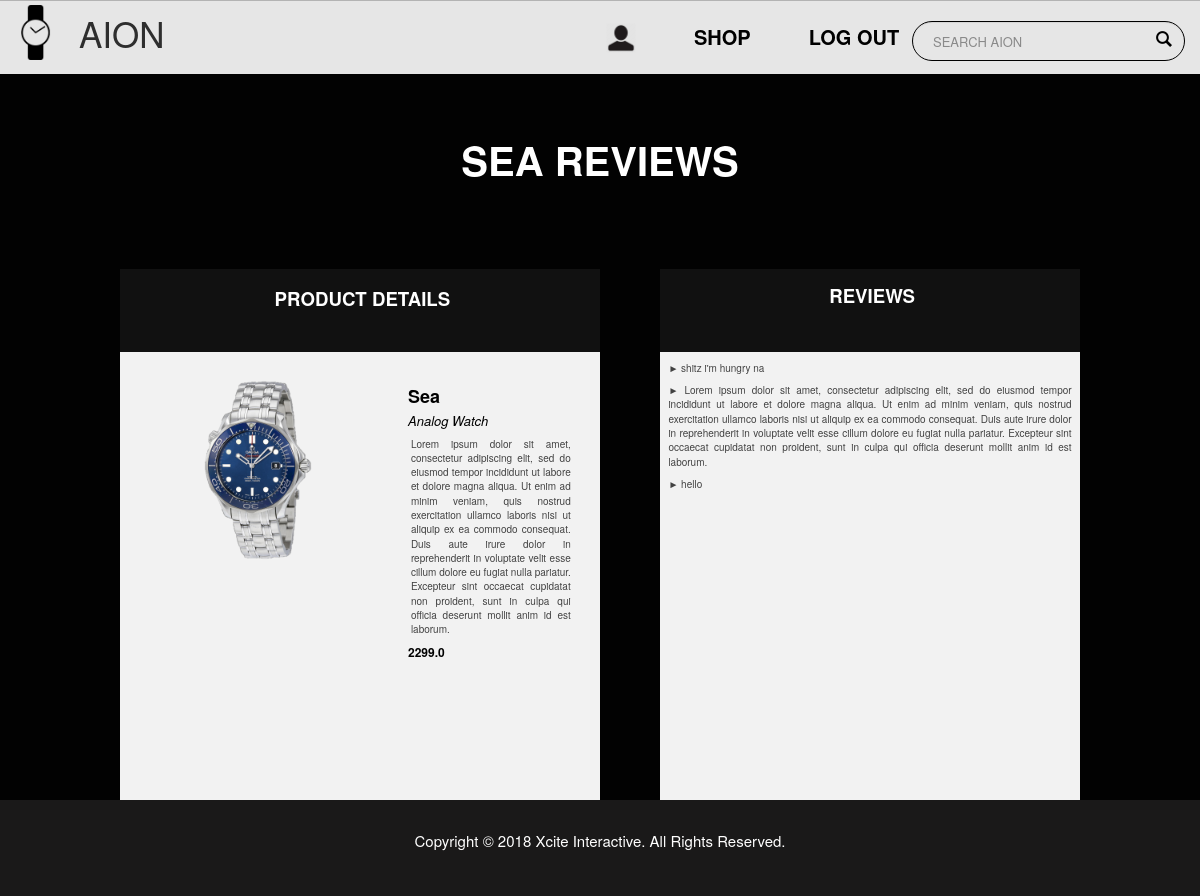
Screenshot of /aionApp/reviewPage/9 (signed in) with the database file from the repository.
### aionApp/models.py (models this page shows, shortened)
class watche(models.Model):
    watch_id = models.PositiveIntegerField(default=0)
    user_id = models.PositiveIntegerField(default=0)
    name = models.CharField(max_length=255)
    description = models.CharField(max_length=2048, default=0)
    stock = models.PositiveIntegerField(default=0)
    watch_type = models.CharField(max_length=16, choices=watch_choices, default='0')
    price = models.FloatField(default=0)
    quantity = models.PositiveIntegerField(default=0)
    picture = models.ImageField(upload_to = 'watchPictures/', default = 'media/no-img.jpg')

class review(models.Model):
    watch_id = models.PositiveIntegerField(default = 0)
    user_id = models.PositiveIntegerField(default=0)
    name = models.CharField(max_length=255, default=0)
    reviews = models.CharField(max_length=2048)

### aionApp/views.py (the view, shortened to what this page needs)
# urls.py: url(r'^reviewPage/(?P<id>[\w\-]+)$', views.reviewPage, name='reviewPage'),
def reviewPage(request, id):
    if request.session["user"] > 0:
        currentUser = get_object_or_404(user, user_id=request.session["user"])
        addedProducts = watche.objects.all()
        getName = get_object_or_404(watche, id=id).name
        upperName = str(getName).upper()
        getDescription = get_object_or_404(watche, id=id).description
        getStock = get_object_or_404(watche, id=id).stock
        getPrice = get_object_or_404(watche, id=id).price
        getWatchType = get_object_or_404(watche, id=id).watch_type
        getPicture = get_object_or_404(watche, id=id).picture
        mediaPicture = "/media/" + str(getPicture)
        addedReviews = review.objects.filter(name=str(getName))
        context = {
            'currentUser': currentUser,
            'addedProducts': addedProducts,
            'getName': getName,
            'upperName': upperName,
            'getDescription': getDescription,
            'getStock': getStock,
            'getPrice': getPrice,
            'getWatchType': getWatchType,
            'mediaPicture': mediaPicture,
            'addedReviews': addedReviews,
        }
        return render(request, 'aionApp/review.html', context)

### aionApp/templates/aionApp/review.html (shortened to what this page needs)
<html>
    <head>
         {% load static %}
        <link rel="stylesheet" type="text/css" href="{% static 'aionApp/review.css' %}">
        <link rel="stylesheet" href="https://maxcdn.bootstrapcdn.com/bootstrap/3.3.7/css/bootstrap.min.css">
    </head>
    <body>
        <div id="navbar">
            <p id="logo" style="position: absolute; left: -3%;">
                {% if currentUser.user_id > 0 %}
                <a href="/aionApp/homePage/"><img src="{% static 'aionApp/Images/watch.png' %}" id="watch"></a>
                {% else %}
                <a href="/aionApp/exitSession/"><img src="{% static 'aionApp/Images/watch.png' %}" id="watch"></a>
                {% endif %}
                 AION
            </p>
            {% if currentUser.role_type != "0" %}
            <form class="searchContainer" role="search" method="get" action="{% url 'aionApp:search' %}">
                <input type="text" id="searchBar" placeholder="SEARCH AION"
                class="form-control" name="q" value="{{ request.GET.q }}" pattern="[A-Za-z0-9-\s]+">
                <button type="submit" class="btn btn-default"><img class="searchIcon" src="{% static 'aionApp/Images/search.png' %}"></button>
            </form>
            {% endif %}
            {% if currentUser.user_id > 0 %}
                {% if currentUser.role_type != "0" %}
                    <span style="position: absolute; left: 47%;">
                        <a href="/aionApp/profilePage/"><img src="{% static 'aionApp/Images/profile.png' %}" id="profile"></a>
                        <a href="/aionApp/shopPage/">SHOP</a>
                        <a href="/aionApp/exitSession/">LOG OUT</a>
                    </span>
                {% else %}
                    <span style="position: absolute; left: 70%;">
                        <a onclick="document.getElementById('addProductModal').style.display='block'">ADD PRODUCT</a>
                        <a href="/aionApp/exitSession/">LOG OUT</a>
                    </span>
                {% endif %}
            {% else %}
            <span style="position: absolute; left: 55%;">
                <a href="/aionApp/shopPage/">SHOP</a>
                <a onclick="document.getElementById('loginModal').style.display='block'">LOG IN</a>
            </span>
            {% endif %}
        </div>
        <div id="reviewContainer">
            <p id="bigMessage">{{upperName}} REVIEWS</p>
            <div id="container1">
                    <div id="title">PRODUCT DETAILS</div>
                    <div id="watchphoto"> <img src="{{ MEDIA_URL }}{{ mediaPicture }}" width="180px" height="180px"> </div>
                    <div id="watchinfo">
                        {% if getWatchType == "0" %}
                            <div id="name">{{ getName }}
                                <p id="watchType">Analog Watch</p>
                            </div>
                        {% elif getWatchType == "1" %}
                            <div id="name">{{ getName }}
                                <p id="watchType">Digital Watch</p>
                            </div>
                        {% else %}
                            <div id="name">{{ getName }}
                                <p id="watchType">Smart Watch</p>
                            </div>
                        {% endif %}
                        <div id="description">{{ getDescription }} </div>
                        <div id="price">{{ getPrice }}
                        <br> </div>
                    </div>
                </div>
                <div id="container2">
                    <div id="title">REVIEWS</div>
                    {% if addedReviews %}
                    {% for reviews in addedReviews %}
                        <div id="review">► {{ reviews.reviews }}<br> </div>
                    {% endfor %}
                    {% endif %}
                </div>
        </div>
        <footer>Copyright © 2018 Xcite Interactive. All Rights Reserved.</footer>
    </body>
</html>

### aionApp/static/aionApp/review.css (style rules this page uses)
html, body { max-width: 100%; overflow-x: hidden; margin: 0; padding: 0; }
#navbar { display: flex; justify-content: center; top: 0; left: 0; position: fixed; overflow: hidden; flex-direction: row; justify-content: space-between; align-items: center; width: 100%; height: 5.3em; border-top-style: ridge; border-top-color: #d3d3d3; border-top-width: thin; background-color: white; border-color: #c7c7c7; opacity: 0.9; }
#navbar a { float: left; display: block; color: black; text-align: center; padding: 14px 16px; text-decoration: none; font-size: 20px; font-family: "Helvetica Neue"; font-weight: bold; margin-left: 1.3em; cursor: pointer; }
.searchContainer { text-align: center; position: absolute; right: -25%; bottom: 60%; width: 35%; display: block; margin: 0 auto; }
#searchBar { position: absolute; top: 35%; right: 75%; margin: 0 auto; width: 65%; height: 40px; padding: 0 20px; font-size: 1.3rem; border: 1px solid black; border-radius: 25px; font-family: "Helvetica Neue"; outline: none; }
.searchIcon { position: absolute; top: 102%; right: 78%; width: 4%; height: 120%; }
#watch { position: relative; width: 55px; height: 55px; margin-left: 2px; }
#logo { font-size: 35px; font-family: "Helvetica Neue"; display: flex; justify-content: center; overflow: hidden; flex-direction: row; justify-content:space-between; align-items: center; }
#profile { width: 30px; height: 30px; }
footer { background-color: #1a1919; height: 12%; display: block; padding-top: 30px; position: relative; text-align: center; font-family: "Helvetica Neue"; font-size: 15px; position: relative; color: white; }
input[type=text], input[type=password] { width: 100%; padding: 12px 20px; margin: 8px 0; display: inline-block; border: 1px solid #ccc; box-sizing: border-box; }
#reviewContainer { background-color: #020202; text-align: center; color: white; width: 100%; height: 100%; max-height: 100%; margin: 0; padding: 0; background-size: 100% 100%; background-repeat: no-repeat; }
#bigMessage { position: relative; top: 20%; transform: translateY(-50%); text-align: center; font-family: "Helvetica Neue"; font-size: 40px; color: white; font-weight: bold; }
#title { font-size: 14pt; color: white; padding-left: 1%; font-family: "Helvetica Neue"; padding-top: 3.5%; height: 15%; background-color: #111; font-weight: bold; text-align: center; }
#container1 { width: 40%; height: 62%; border-width: thin; border-color: black; background-color: #f2f2f2; position: absolute; top: 30%; left: 10%; }
#container2 { width: 35%; height: 62%; background-color: #f2f2f2; border-width: thin; border-color: #7D7D7D; position: absolute; top: 30%; left: 55%; }
#watchphoto { position: absolute; left: 10%; top: 20%; }
#watchinfo { position: absolute; top: 22%; left: 60%; height: 40%; width: 30%; font-size: 11pt; font-family: "Helvetica Neue"; }
#name { margin-top: -5%; color: black; font-family: "Helvetica Neue"; font-size: 18px; font-weight: bold; position: relative; text-align: left; }
#watchType { padding-top: 2%; color: black; font-family: "Helvetica Neue"; font-size: 13px; font-style: italic; font-weight: 300; position: relative; text-align: left; }
#description { font-family: "Helvetica Neue"; color: #424242; font-size: 10px; margin-right: -15%; margin-top: -3%; text-align: justify; position: relative; padding-top: -2%; padding-left: 2%; padding-right: 2%; }
#review { font-family: "Helvetica Neue"; color: #424242; font-size: 10px; margin-right: 0%; text-align: justify; position: relative; padding-top: 2%; padding-left: 2%; padding-right: 2%; }
#price { color: black; font-family: "Helvetica Neue"; font-size: 12px; position: relative; text-align: left; font-weight: bold; margin-top: 5%; }

### rows the page displays
watche: name "Sea", description "Lorem ipsum dolor sit amet, consectetur adipiscing elit, sed do eiusmod tempor incididunt ut labore et dolore magna aliqua. Ut enim ad minim veniam, quis nostrud exercitation ullamco laboris nisi ut aliquip ex ea commodo consequat. Duis aute irure dolor in reprehenderit in voluptate velit esse cillum dolore eu fugiat nulla pariatur. Excepteur sint occaecat cupidatat non proident, sunt in culpa qui officia deserunt mollit anim id est laborum.", price "2299.0"
review: reviews "shitz i'm hungry na"
review: reviews "Lorem ipsum dolor sit amet, consectetur adipiscing elit, sed do eiusmod tempor incididunt ut labore et dolore magna aliqua. Ut enim ad minim veniam, quis nostrud exercitation ullamco laboris nisi ut aliquip ex ea commodo consequat. Duis aute irure dolor in reprehenderit in voluptate velit esse cillum dolore eu fugiat nulla pariatur. Excepteur sint occaecat cupidatat non proident, sunt in culpa qui officia deserunt mollit anim id est laborum."
review: reviews "hello"

### other values shown
{{ upperName }} "SEA"
